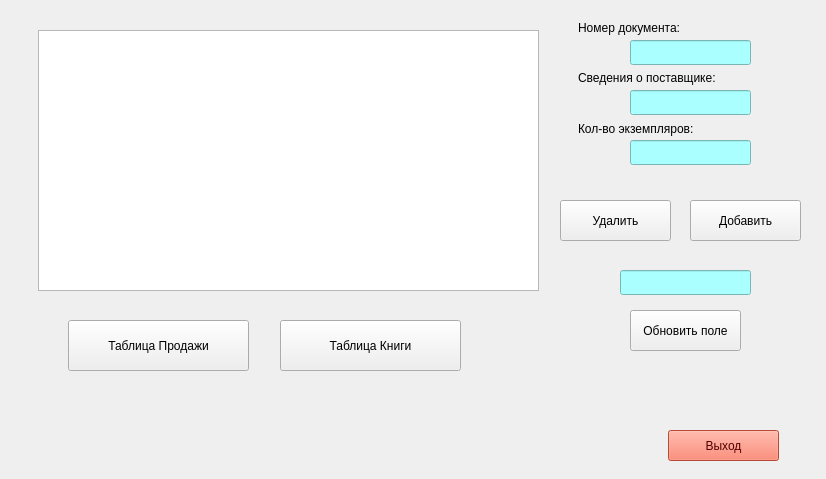
<?xml version="1.0" encoding="UTF-8"?>
<ui version="4.0">
 <class>arriwal</class>
 <widget class="QWidget" name="arriwal">
  <property name="geometry">
   <rect>
    <x>0</x>
    <y>0</y>
    <width>826</width>
    <height>479</height>
   </rect>
  </property>
  <property name="windowTitle">
   <string>Form</string>
  </property>
  <widget class="QPushButton" name="ExitBtn">
   <property name="geometry">
    <rect>
     <x>668</x>
     <y>430</y>
     <width>111</width>
     <height>31</height>
    </rect>
   </property>
   <property name="styleSheet">
    <string notr="true">background-color: rgb(255, 103, 73);
color: rgb(85, 0, 0);</string>
   </property>
   <property name="text">
    <string>Выход</string>
   </property>
  </widget>
  <widget class="QTableView" name="tableView">
   <property name="geometry">
    <rect>
     <x>38</x>
     <y>30</y>
     <width>501</width>
     <height>261</height>
    </rect>
   </property>
  </widget>
  <widget class="QLabel" name="label_3">
   <property name="geometry">
    <rect>
     <x>578</x>
     <y>120</y>
     <width>131</width>
     <height>17</height>
    </rect>
   </property>
   <property name="text">
    <string>Кол-во экземпляров:</string>
   </property>
  </widget>
  <widget class="QLineEdit" name="lineEdit_2">
   <property name="geometry">
    <rect>
     <x>630</x>
     <y>90</y>
     <width>121</width>
     <height>25</height>
    </rect>
   </property>
   <property name="styleSheet">
    <string notr="true">background-color: rgb(170, 255, 255);
color: rgb(0, 0, 0);</string>
   </property>
  </widget>
  <widget class="QPushButton" name="DeleteBtn">
   <property name="geometry">
    <rect>
     <x>560</x>
     <y>200</y>
     <width>111</width>
     <height>41</height>
    </rect>
   </property>
   <property name="text">
    <string>Удалить</string>
   </property>
  </widget>
  <widget class="QLineEdit" name="lineEdit_3">
   <property name="geometry">
    <rect>
     <x>630</x>
     <y>140</y>
     <width>121</width>
     <height>25</height>
    </rect>
   </property>
   <property name="styleSheet">
    <string notr="true">background-color: rgb(170, 255, 255);
color: rgb(0, 0, 0);</string>
   </property>
  </widget>
  <widget class="QPushButton" name="tabArriwal">
   <property name="geometry">
    <rect>
     <x>280</x>
     <y>320</y>
     <width>181</width>
     <height>51</height>
    </rect>
   </property>
   <property name="text">
    <string>Таблица Книги</string>
   </property>
  </widget>
  <widget class="QPushButton" name="UpdateBtn">
   <property name="geometry">
    <rect>
     <x>630</x>
     <y>310</y>
     <width>111</width>
     <height>41</height>
    </rect>
   </property>
   <property name="text">
    <string>Обновить поле</string>
   </property>
  </widget>
  <widget class="QPushButton" name="AddBtn">
   <property name="geometry">
    <rect>
     <x>690</x>
     <y>200</y>
     <width>111</width>
     <height>41</height>
    </rect>
   </property>
   <property name="text">
    <string>Добавить</string>
   </property>
  </widget>
  <widget class="QLineEdit" name="lineEdit_7">
   <property name="geometry">
    <rect>
     <x>620</x>
     <y>270</y>
     <width>131</width>
     <height>25</height>
    </rect>
   </property>
   <property name="styleSheet">
    <string notr="true">background-color: rgb(170, 255, 255);
color: rgb(0, 0, 0);</string>
   </property>
  </widget>
  <widget class="QPushButton" name="tabProdBtn">
   <property name="geometry">
    <rect>
     <x>68</x>
     <y>320</y>
     <width>181</width>
     <height>51</height>
    </rect>
   </property>
   <property name="text">
    <string>Таблица Продажи</string>
   </property>
  </widget>
  <widget class="QLabel" name="nameTable">
   <property name="geometry">
    <rect>
     <x>578</x>
     <y>20</y>
     <width>121</width>
     <height>16</height>
    </rect>
   </property>
   <property name="text">
    <string>Номер документа:</string>
   </property>
  </widget>
  <widget class="QLineEdit" name="lineEdit">
   <property name="geometry">
    <rect>
     <x>630</x>
     <y>40</y>
     <width>121</width>
     <height>25</height>
    </rect>
   </property>
   <property name="styleSheet">
    <string notr="true">background-color: rgb(170, 255, 255);
color: rgb(0, 0, 0);</string>
   </property>
  </widget>
  <widget class="QLabel" name="label_1">
   <property name="geometry">
    <rect>
     <x>578</x>
     <y>70</y>
     <width>171</width>
     <height>16</height>
    </rect>
   </property>
   <property name="text">
    <string>Сведения о поставщике:</string>
   </property>
  </widget>
 </widget>
 <resources/>
 <connections/>
</ui>
